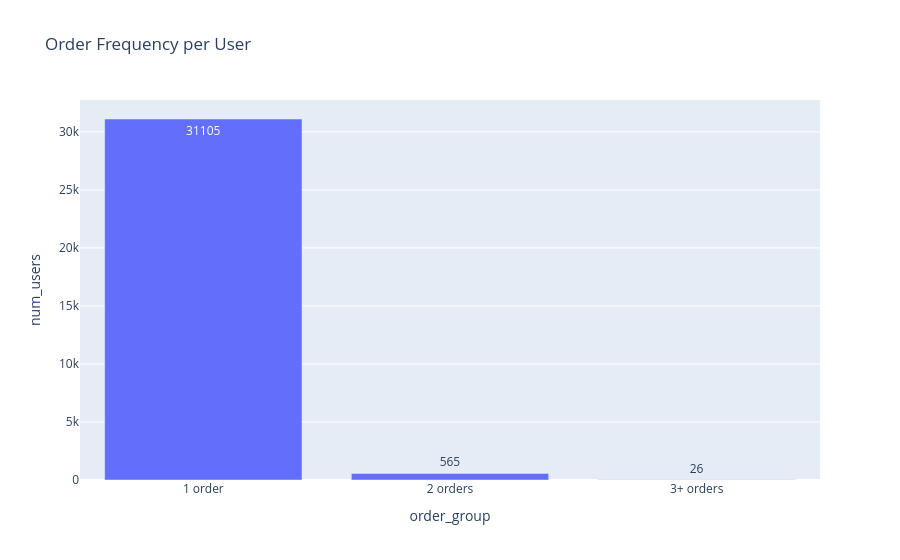

Notebook code cell kept with this figure:
### Code cell
import plotly.express as px

px.bar(order_dist,
       x='order_group',
       y='num_users',
       text='num_users',
       title='Order Frequency per User').show()

### Figure 1 — Plotly figure (JSON) as saved in the notebook; plotly's stock layout.template omitted (floating-point values rounded to 4 significant figures)
{"data": [{"hovertemplate": "order_group=%{x}<br>num_users=%{text}<extra></extra>", "legendgroup": "", "marker": {"color": "#636efa", "pattern": {"shape": ""}}, "name": "", "orientation": "v", "showlegend": false, "text": [31100.0, 565.0, 26.0], "textposition": "auto", "type": "bar", "x": ["1 order", "2 orders", "3+ orders"], "xaxis": "x", "y": [31105, 565, 26], "yaxis": "y"}], "layout": {"barmode": "relative", "legend": {"tracegroupgap": 0}, "title": {"text": "Order Frequency per User"}, "xaxis": {"anchor": "y", "domain": [0, 1], "title": {"text": "order_group"}}, "yaxis": {"anchor": "x", "domain": [0, 1], "title": {"text": "num_users"}}}}
